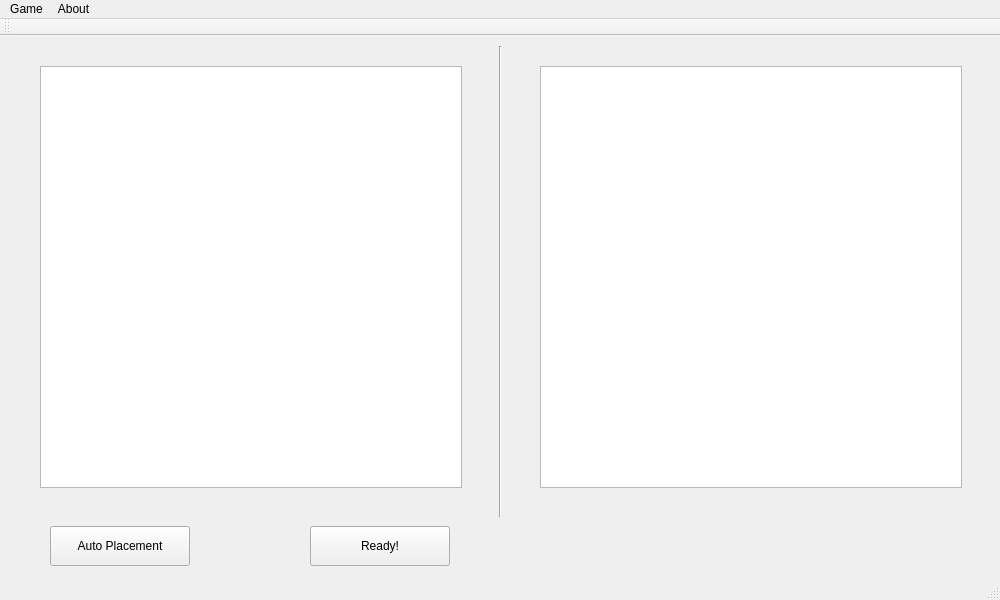
<?xml version="1.0" encoding="UTF-8"?>
<ui version="4.0">
 <class>MainWindow</class>
 <widget class="QMainWindow" name="MainWindow">
  <property name="geometry">
   <rect>
    <x>0</x>
    <y>0</y>
    <width>1000</width>
    <height>600</height>
   </rect>
  </property>
  <property name="windowTitle">
   <string>Sea Battle 2.0</string>
  </property>
  <widget class="QWidget" name="centralWidget">
   <widget class="Line" name="line">
    <property name="geometry">
     <rect>
      <x>490</x>
      <y>10</y>
      <width>20</width>
      <height>471</height>
     </rect>
    </property>
    <property name="orientation">
     <enum>Qt::Vertical</enum>
    </property>
   </widget>
   <widget class="QGraphicsView" name="player1">
    <property name="geometry">
     <rect>
      <x>40</x>
      <y>30</y>
      <width>422</width>
      <height>422</height>
     </rect>
    </property>
    <property name="minimumSize">
     <size>
      <width>422</width>
      <height>422</height>
     </size>
    </property>
    <property name="maximumSize">
     <size>
      <width>422</width>
      <height>422</height>
     </size>
    </property>
    <property name="baseSize">
     <size>
      <width>422</width>
      <height>422</height>
     </size>
    </property>
    <property name="mouseTracking">
     <bool>false</bool>
    </property>
    <property name="sceneRect">
     <rectf>
      <x>0.000000000000000</x>
      <y>0.000000000000000</y>
      <width>420.000000000000000</width>
      <height>420.000000000000000</height>
     </rectf>
    </property>
   </widget>
   <widget class="QGraphicsView" name="player2">
    <property name="geometry">
     <rect>
      <x>540</x>
      <y>30</y>
      <width>422</width>
      <height>422</height>
     </rect>
    </property>
    <property name="maximumSize">
     <size>
      <width>422</width>
      <height>422</height>
     </size>
    </property>
    <property name="sceneRect">
     <rectf>
      <x>0.000000000000000</x>
      <y>0.000000000000000</y>
      <width>420.000000000000000</width>
      <height>420.000000000000000</height>
     </rectf>
    </property>
   </widget>
   <widget class="QPushButton" name="Button1">
    <property name="geometry">
     <rect>
      <x>50</x>
      <y>490</y>
      <width>140</width>
      <height>40</height>
     </rect>
    </property>
    <property name="text">
     <string>Auto Placement</string>
    </property>
   </widget>
   <widget class="QPushButton" name="Button2">
    <property name="geometry">
     <rect>
      <x>310</x>
      <y>490</y>
      <width>140</width>
      <height>40</height>
     </rect>
    </property>
    <property name="text">
     <string>Ready!</string>
    </property>
   </widget>
  </widget>
  <widget class="QMenuBar" name="menuBar">
   <property name="geometry">
    <rect>
     <x>0</x>
     <y>0</y>
     <width>1000</width>
     <height>25</height>
    </rect>
   </property>
   <widget class="QMenu" name="menuGame">
    <property name="title">
     <string>Game</string>
    </property>
    <addaction name="actionNew_game"/>
    <addaction name="actionGame_over"/>
    <addaction name="separator"/>
    <addaction name="actionExit"/>
   </widget>
   <widget class="QMenu" name="menuAbout">
    <property name="title">
     <string>About</string>
    </property>
    <addaction name="actionRules"/>
    <addaction name="actionCreator"/>
   </widget>
   <addaction name="menuGame"/>
   <addaction name="menuAbout"/>
  </widget>
  <widget class="QToolBar" name="mainToolBar">
   <attribute name="toolBarArea">
    <enum>TopToolBarArea</enum>
   </attribute>
   <attribute name="toolBarBreak">
    <bool>false</bool>
   </attribute>
  </widget>
  <widget class="QStatusBar" name="statusBar"/>
  <action name="actionRules">
   <property name="text">
    <string>Rules</string>
   </property>
   <property name="shortcut">
    <string>Ctrl+R</string>
   </property>
  </action>
  <action name="actionCreator">
   <property name="text">
    <string>Creator</string>
   </property>
  </action>
  <action name="actionNew_game">
   <property name="text">
    <string>New game</string>
   </property>
   <property name="shortcut">
    <string>Ctrl+N</string>
   </property>
  </action>
  <action name="actionGame_over">
   <property name="text">
    <string>Game over</string>
   </property>
   <property name="shortcut">
    <string>Ctrl+F</string>
   </property>
  </action>
  <action name="actionExit">
   <property name="text">
    <string>Exit</string>
   </property>
   <property name="shortcut">
    <string>Esc</string>
   </property>
  </action>
 </widget>
 <layoutdefault spacing="6" margin="11"/>
 <resources/>
 <connections>
  <connection>
   <sender>Button1</sender>
   <signal>clicked()</signal>
   <receiver>MainWindow</receiver>
   <slot>AutoClicked()</slot>
   <hints>
    <hint type="sourcelabel">
     <x>126</x>
     <y>548</y>
    </hint>
    <hint type="destinationlabel">
     <x>24</x>
     <y>519</y>
    </hint>
   </hints>
  </connection>
  <connection>
   <sender>Button2</sender>
   <signal>clicked()</signal>
   <receiver>MainWindow</receiver>
   <slot>ReadyClicked()</slot>
   <hints>
    <hint type="sourcelabel">
     <x>355</x>
     <y>548</y>
    </hint>
    <hint type="destinationlabel">
     <x>288</x>
     <y>519</y>
    </hint>
   </hints>
  </connection>
 </connections>
 <slots>
  <slot>AutoClicked()</slot>
  <slot>ReadyClicked()</slot>
 </slots>
</ui>
